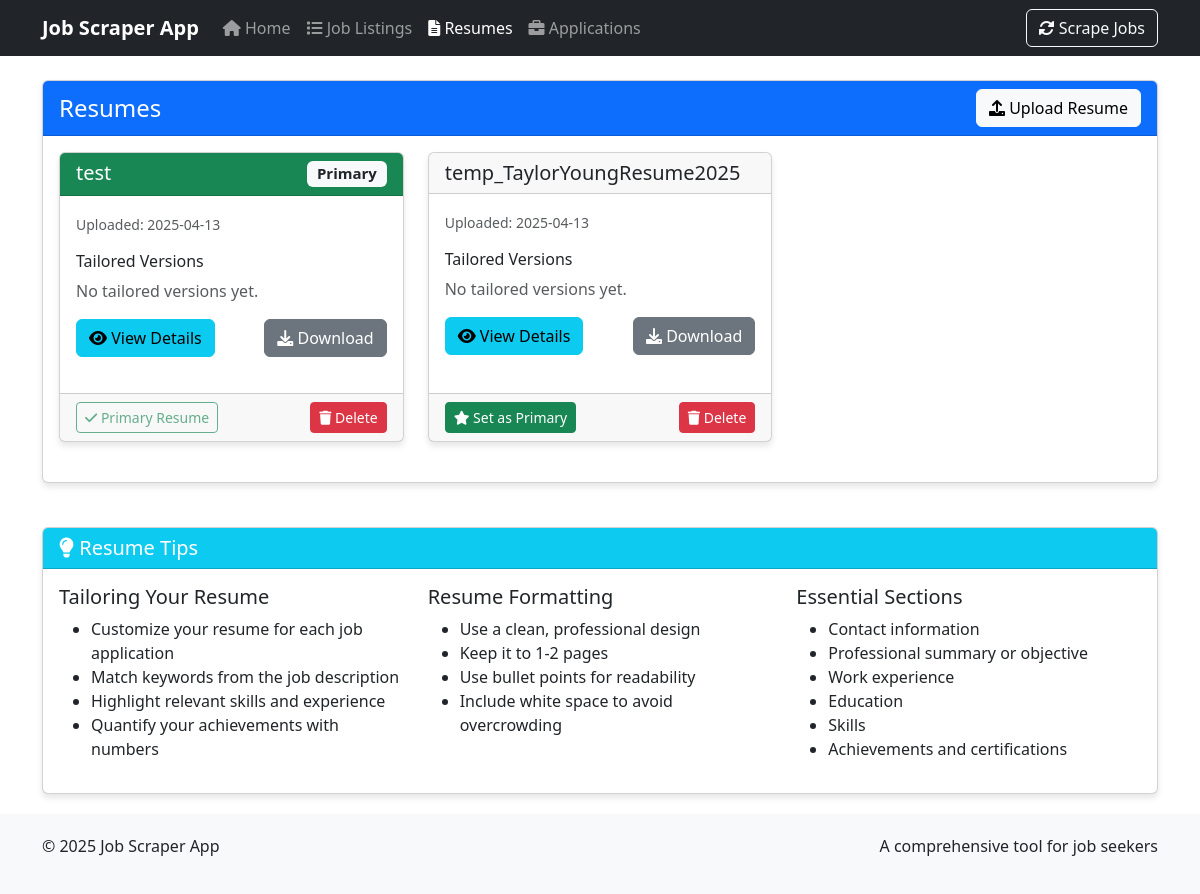
The app's page /resumes, older data.
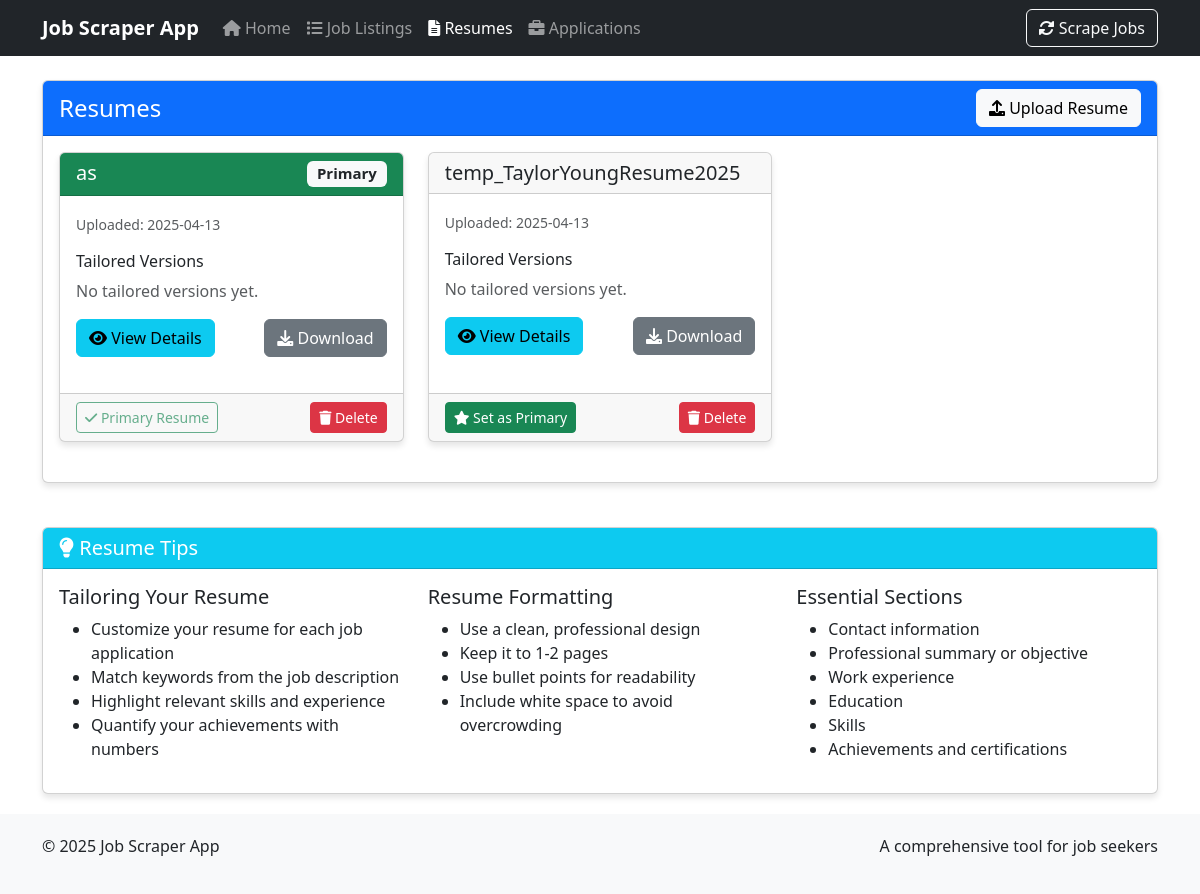
The same page, newer data.
### job_scraper_app/database/setup.py (models this page shows, shortened)
class Resume(Base):
    __tablename__ = 'resumes'
    id = Column(Integer, primary_key=True)
    name = Column(String(255), nullable=False)
    file_path = Column(String(512), nullable=False)
    content_text = Column(Text)
    upload_date = Column(DateTime, default=datetime.utcnow)
    is_primary = Column(Boolean, default=False)
    tailored_resumes = relationship("TailoredResume", back_populates="base_resume", cascade="all, delete-orphan")

### run_flask_app.py (the view)
@app.route('/resumes')
def resumes():
    session = Session()
    try:
        resumes = session.query(Resume).order_by(Resume.upload_date.desc()).all()
        return render_template('resumes.html', resumes=resumes)
    finally:
        session.close()

### job_scraper_app/ui/templates/resumes.html (shortened to what the changed rows need)
{% extends "base.html" %}
{% block content %}
<div class="row">
    <div class="col-md-12">
        <div class="card">
            <div class="card-header bg-primary text-white d-flex justify-content-between align-items-center">
                <h1 class="h4 mb-0">Resumes</h1>
            </div>
            <div class="card-body">
                {% if resumes %}
                    <div class="row">
                        {% for resume in resumes %}
                            <div class="col-md-4 mb-4">
                                <div class="card h-100">
                                    <div class="card-header {% if resume.is_primary %}bg-success text-white{% endif %}">
                                        <h5 class="mb-0">
                                            {{ resume.name }}
                                            {% if resume.is_primary %}
                                                <span class="badge bg-light text-dark float-end">Primary</span>
                                            {% endif %}
                                        </h5>
                                    </div>
                                    <div class="card-body">
                                        <p class="card-text">
                                            <small class="text-muted">Uploaded: {{ resume.upload_date.strftime('%Y-%m-%d') }}</small>
                                        </p>
                                        <h6>Tailored Versions</h6>
                                        {% if resume.tailored_resumes %}
                                            <ul class="list-group list-group-flush mb-3">
                                                {% for tailored in resume.tailored_resumes %}
                                                    <li class="list-group-item px-0">
                                                        <div class="d-flex justify-content-between align-items-center">
                                                            <div>
                                                                <strong>{{ tailored.name }}</strong><br>
                                                                <small class="text-muted">{{ tailored.creation_date.strftime('%Y-%m-%d') }}</small>
                                                            </div>
                                                            <a href="{{ url_for('download_file', filename=tailored.file_path.split('/')[-1]) }}" class="btn btn-sm btn-outline-primary">
                                                                <i class="fas fa-download"></i>
                                                            </a>
                                                        </div>
                                                    </li>
                                                {% endfor %}
                                            </ul>
                                        {% else %}
                                            <p class="text-muted">No tailored versions yet.</p>
                                        {% endif %}
                                        <div class="d-flex justify-content-between mt-3">
                                            <a href="{{ url_for('resume', resume_id=resume.id) }}" class="btn btn-info">
                                                <i class="fas fa-eye"></i> View Details
                                            </a>
                                            <a href="{{ url_for('download_file', filename=resume.file_path.split('/')[-1]) }}" class="btn btn-secondary">
                                                <i class="fas fa-download"></i> Download
                                            </a>
                                        </div>
                                    </div>
                                    <div class="card-footer">
                                        <div class="d-flex justify-content-between">
                                            {% if not resume.is_primary %}
                                                <form action="{{ url_for('set_primary_resume') }}" method="post">
                                                    <input type="hidden" name="resume_id" value="{{ resume.id }}">
                                                    <button type="submit" class="btn btn-sm btn-success">
                                                        <i class="fas fa-star"></i> Set as Primary
                                                    </button>
                                                </form>
                                            {% else %}
                                                <button class="btn btn-sm btn-outline-success" disabled>
                                                    <i class="fas fa-check"></i> Primary Resume
                                                </button>
                                            {% endif %}
                                            <form action="{{ url_for('delete_resume') }}" method="post" onsubmit="return confirm('Are you sure you want to delete this resume?');">
                                                <button type="submit" class="btn btn-sm btn-danger">
                                                    <i class="fas fa-trash"></i> Delete
                                                </button>
                                            </form>
                                        </div>
                                    </div>
                                </div>
                            </div>
                        {% endfor %}
                    </div>
                {% else %}
                    <div class="alert alert-info">
                        <i class="fas fa-info-circle"></i> You haven't uploaded any resumes yet. Click the "Upload Resume" button to get started.
                    </div>
                {% endif %}
            </div>
        </div>
    </div>
</div>
<div class="row mt-4">
    <div class="col-md-12">
        <div class="card">
            <div class="card-header bg-info text-white">
                <h2 class="h5 mb-0"><i class="fas fa-lightbulb"></i> Resume Tips</h2>
            </div>
        </div>
    </div>
</div>
{% endblock %}

Row changes from the older to the newer data that the page shows:
changed Resume (number 1 of 2 on the later page): name "test" → "as"
